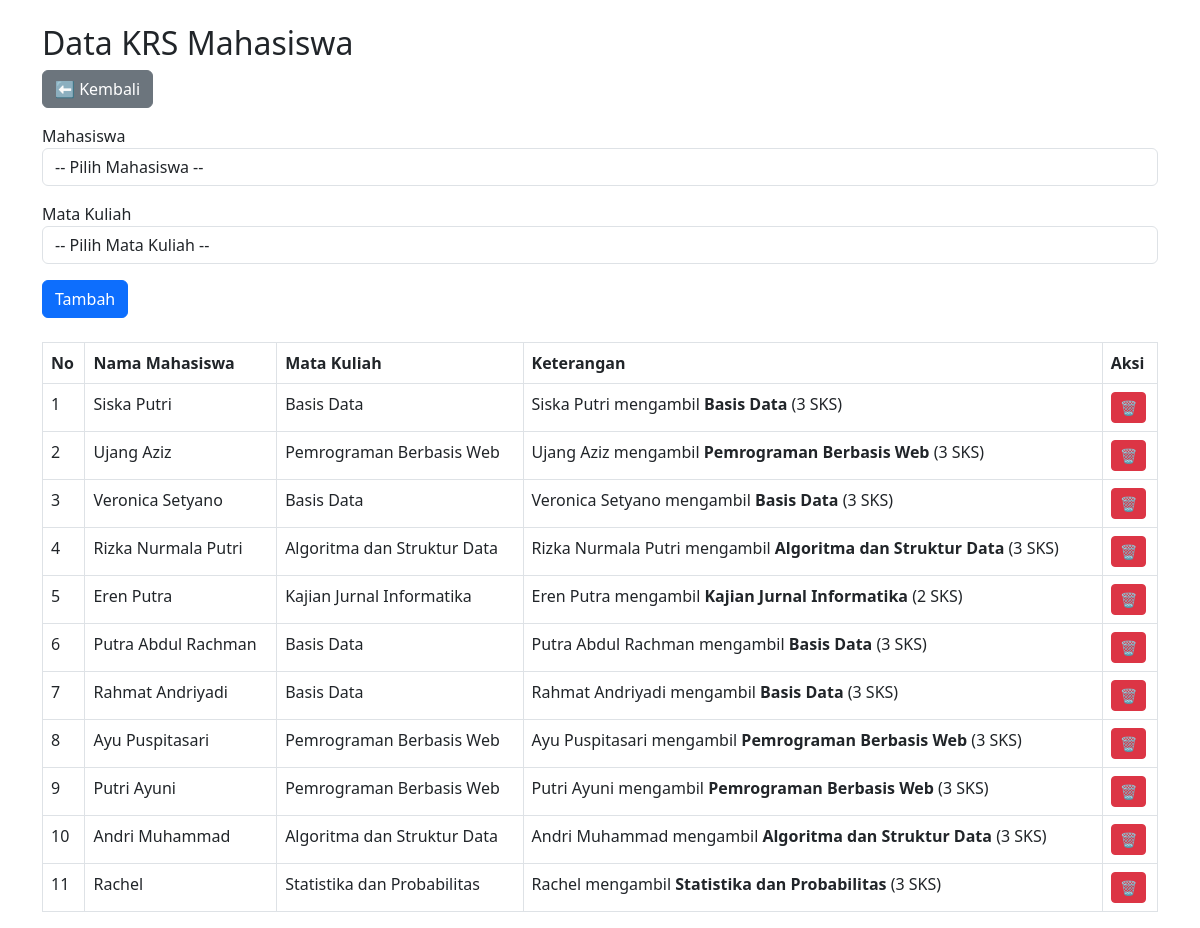
The page /krs.php on the database its author committed.
### tables this page shows
CREATE TABLE `krs` (
  `id` int(11) NOT NULL,
  `mahasiswa_npm` char(13) DEFAULT NULL,
  `matakuliah_kodemk` char(6) DEFAULT NULL
);

CREATE TABLE `mahasiswa` (
  `npm` char(13) NOT NULL,
  `nama` varchar(50) DEFAULT NULL,
  `jurusan` enum('Teknik Informatika','Sistem Operasi') DEFAULT NULL,
  `alamat` text DEFAULT NULL
);

CREATE TABLE `matakuliah` (
  `kodemk` char(6) NOT NULL,
  `nama` varchar(50) DEFAULT NULL,
  `jumlah_sks` int(3) DEFAULT NULL
);

### krs.php (the view, shortened to what this page needs)
<?php
include 'koneksi.php';
$data = mysqli_query($koneksi, "SELECT k.id, m.nama AS nama_mahasiswa, mk.nama AS nama_mk, mk.jumlah_sks
                                FROM krs k
                                JOIN mahasiswa m ON k.mahasiswa_npm = m.npm
                                JOIN matakuliah mk ON k.matakuliah_kodemk = mk.kodemk");
?>
<!DOCTYPE html>
<html>
<head>
  <link href="https://cdnjs.cloudflare.com/ajax/libs/bootstrap/5.3.0/css/bootstrap.min.css" rel="stylesheet">
</head>
<body>
<div class="container mt-4">
  <h2>Data KRS Mahasiswa</h2>
  <a href="index.php" class="btn btn-secondary mb-3">⬅️ Kembali</a>
  <form method="post" class="mb-4">
    <div class="mb-3">
      <label>Mahasiswa</label>
      <select name="mahasiswa_npm" class="form-control" required>
        <option value="">-- Pilih Mahasiswa --</option>
      </select>
    </div>
    <div class="mb-3">
      <label>Mata Kuliah</label>
      <select name="matakuliah_kodemk" class="form-control" required>
        <option value="">-- Pilih Mata Kuliah --</option>
      </select>
    </div>
    <button type="submit" name="tambah" class="btn btn-primary">Tambah</button>
  </form>
  <table class="table table-bordered">
    <thead>
      <tr>
        <th>No</th>
        <th>Nama Mahasiswa</th>
        <th>Mata Kuliah</th>
        <th>Keterangan</th>
        <th>Aksi</th>
      </tr>
    </thead>
    <tbody>
      <?php $no = 1; while ($row = mysqli_fetch_assoc($data)) : ?>
        <tr>
          <td><?= $no++ ?></td>
          <td><?= $row['nama_mahasiswa'] ?></td>
          <td><?= $row['nama_mk'] ?></td>
          <td><?= $row['nama_mahasiswa'] ?> mengambil <strong><?= $row['nama_mk'] ?></strong> (<?= $row['jumlah_sks'] ?> SKS)</td>
          <td>
            <a href="krs.php?hapus=<?= $row['id'] ?>" class="btn btn-danger btn-sm" onclick="return confirm('Yakin hapus?')">🗑️</a>
          </td>
        </tr>
      <?php endwhile; ?>
    </tbody>
  </table>
</div>
</body>
</html>

### rows shown on the page
krs: mahasiswa_npm.nama "Siska Putri", matakuliah_kodemk.nama "Basis Data", matakuliah_kodemk.jumlah_sks "3"
krs: mahasiswa_npm.nama "Ujang Aziz", matakuliah_kodemk.nama "Pemrograman Berbasis Web", matakuliah_kodemk.jumlah_sks "3"
krs: mahasiswa_npm.nama "Veronica Setyano", matakuliah_kodemk.nama "Basis Data", matakuliah_kodemk.jumlah_sks "3"
krs: mahasiswa_npm.nama "Rizka Nurmala Putri", matakuliah_kodemk.nama "Algoritma dan Struktur Data", matakuliah_kodemk.jumlah_sks "3"
krs: mahasiswa_npm.nama "Eren Putra", matakuliah_kodemk.nama "Kajian Jurnal Informatika", matakuliah_kodemk.jumlah_sks "2"
krs: mahasiswa_npm.nama "Putra Abdul Rachman", matakuliah_kodemk.nama "Basis Data", matakuliah_kodemk.jumlah_sks "3"
krs: mahasiswa_npm.nama "Rahmat Andriyadi", matakuliah_kodemk.nama "Basis Data", matakuliah_kodemk.jumlah_sks "3"
krs: mahasiswa_npm.nama "Ayu Puspitasari", matakuliah_kodemk.nama "Pemrograman Berbasis Web", matakuliah_kodemk.jumlah_sks "3"
krs: mahasiswa_npm.nama "Putri Ayuni", matakuliah_kodemk.nama "Pemrograman Berbasis Web", matakuliah_kodemk.jumlah_sks "3"
krs: mahasiswa_npm.nama "Andri Muhammad", matakuliah_kodemk.nama "Algoritma dan Struktur Data", matakuliah_kodemk.jumlah_sks "3"
krs: mahasiswa_npm.nama "Rachel", matakuliah_kodemk.nama "Statistika dan Probabilitas", matakuliah_kodemk.jumlah_sks "3"
